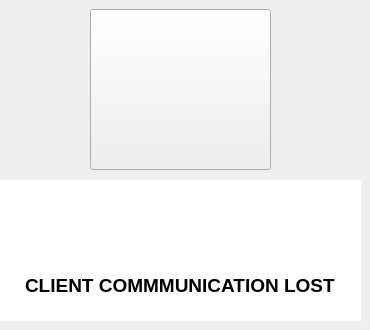
    <widget class="QWidget" name="Zone8_4">
     <widget class="QPushButton" name="Zone8_4_Alert_Icon">
      <property name="geometry">
       <rect>
        <x>90</x>
        <y>9</y>
        <width>181</width>
        <height>161</height>
       </rect>
      </property>
      <property name="sizePolicy">
       <sizepolicy hsizetype="Expanding" vsizetype="Expanding">
        <horstretch>0</horstretch>
        <verstretch>0</verstretch>
       </sizepolicy>
      </property>
      <property name="text">
       <string/>
      </property>
      <property name="iconSize">
       <size>
        <width>16</width>
        <height>16</height>
       </size>
      </property>
     </widget>
     <widget class="QLineEdit" name="Zone8_4_Alert">
      <property name="geometry">
       <rect>
        <x>0</x>
        <y>250</y>
        <width>361</width>
        <height>71</height>
       </rect>
      </property>
      <property name="font">
       <font>
        <pointsize>14</pointsize>
        <weight>75</weight>
        <bold>true</bold>
       </font>
      </property>
      <property name="text">
       <string>CLIENT COMMMUNICATION LOST</string>
      </property>
      <property name="frame">
       <bool>false</bool>
      </property>
      <property name="echoMode">
       <enum>QLineEdit::Normal</enum>
      </property>
      <property name="alignment">
       <set>Qt::AlignCenter</set>
      </property>
      <property name="dragEnabled">
       <bool>false</bool>
      </property>
      <property name="readOnly">
       <bool>true</bool>
      </property>
     </widget>
     <widget class="QLineEdit" name="Zone8_4_IP_ADDRESS">
      <property name="geometry">
       <rect>
        <x>0</x>
        <y>180</y>
        <width>361</width>
        <height>71</height>
       </rect>
      </property>
      <property name="font">
       <font>
        <pointsize>22</pointsize>
        <weight>75</weight>
        <bold>true</bold>
        <underline>true</underline>
       </font>
      </property>
      <property name="text">
       <string/>
      </property>
      <property name="frame">
       <bool>false</bool>
      </property>
      <property name="echoMode">
       <enum>QLineEdit::Normal</enum>
      </property>
      <property name="alignment">
       <set>Qt::AlignCenter</set>
      </property>
      <property name="dragEnabled">
       <bool>false</bool>
      </property>
      <property name="readOnly">
       <bool>true</bool>
      </property>
     </widget>
    </widget>
